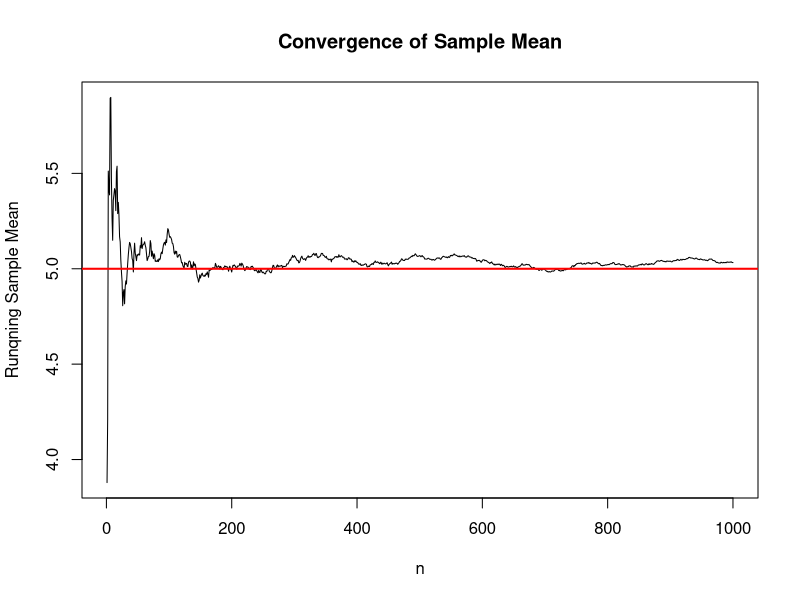

Here is the R script that generated this plot: (Note: this script raises an error after producing the figure.)
## ---- chunk 1
knitr::opts_chunk$set(echo = TRUE)
## ---- chunk 2
# Number of observations
n <- 1000

# Generate iid observations from N(5, 4)
set.seed(123)
x <- rnorm(n, mean = 5, sd = 2)  # use sqrt(4), rnorm takes the standard deviation

# Compute the running sample mean
x_mean <- cumsum(x) / (1:n)  # element wise vector division

# Plot the running sample mean
plot(1:n, x_mean,
     type = "l",
     xlab = "n",
     ylab = "Runqning Sample Mean",
     main = "Convergence of Sample Mean")

# Add the true population mean
abline(h = 5, col = "red", lwd = 2)

## ---- chunk 3
sample_size <- c(5, 10, 20, 50, 100, 200, 500, 1000)

epsilon <- 0.25
sim_size <- 10000

# One probability for each sample size
# numeric(length(sample_size)) creates a numeric vector of length 8, initialized w/zeros
# the prob_outlier vector is needed graphing (y-axis)
prob_outlier <- numeric(length(sample_size))
count_outlier <- numeric(length(sample_size))


# loop over the sample size vector, this is the x-axis in the graph 
for (i in 1:length(sample_size)) {

  n <- sample_size[i]  

  outlier <- logical(sim_size)  # initialize a boolean vector length sim_size
  
  # Create the x vector and set the T/F condition based on exceeding epsilon 
  for (j in 1:sim_size) {

    x <- rnorm(n, mean = 5, sd = 2)
    x_bar <- mean(x)                  # could replace with mean(rnorm(n,5,2))

    outlier[j] <- abs(x_bar - 5) > epsilon
  } # end of the simulaton loop

  # Store results
  count_outlier[i] <- sum(outlier)
  prob_outlier[i] <- mean(outlier)

  cat(
    "n =", n,
    "count exceeds epsilon =", count,
    " outlier probability =", prob_outlier[i],
    "\n"
  )
} # end of the sample size loop 

# Create results table
results <- data.frame(
  n = sample_size,
  count_exceeds_epsilon = count_outlier,
  outlier_probability = prob_outlier
)

# Display table
knitr::kable(
  results,
  digits = 4,
  col.names = c(
    "n",
    "Count",
    "Probability"
  ),
  caption = "Convergence in Probability Simulation",
  escape = FALSE
)


# Plot results
plot(
  sample_size,
  prob_outlier,
  type = "b",
  xlab = "Sample Size (n)",
  ylab = "P(|Xbar - 5| > 0.25)",
  main = "Convergence in Probability"
)

## ---- chunk 4
replicate(10, mean(rnorm(100, 5, 2)))

## ---- chunk 5
#sample_size <- c(5, 10, 20, 50, 100, 200, 500, 1000)
sample_size <- c(5, 50, 200,1000)

par(
  mfrow = c(2, 2),
  oma = c(0, 0, 3, 0)
)


sim_size <- 10000
mean_vector <- numeric(sim_size)

for (i in 1:length(sample_size)){
  
  n = sample_size[i]
  
  for (j in 1:sim_size){
    x = rexp(n=n, rate = 1)
    x_bar = mean(x)
    mean_vector[j] <- x_bar
    
  }
  
  hist(
    mean_vector,
    probability = TRUE,
    main = paste("n =", n),
    xlab = "x",
    xlim = c(0, 2.5)
  )
  
  curve(
    dnorm(x, mean = 1, sd = 1 / sqrt(n)),
    add = TRUE,
    col = "red",
    lwd = 2
  )
  
  
}

mtext(
    "Central Limit Theorem Simulation",
    outer = TRUE,
    side = 3,
    line = 1,
    cex = 1.5,
    font = 2
  )
